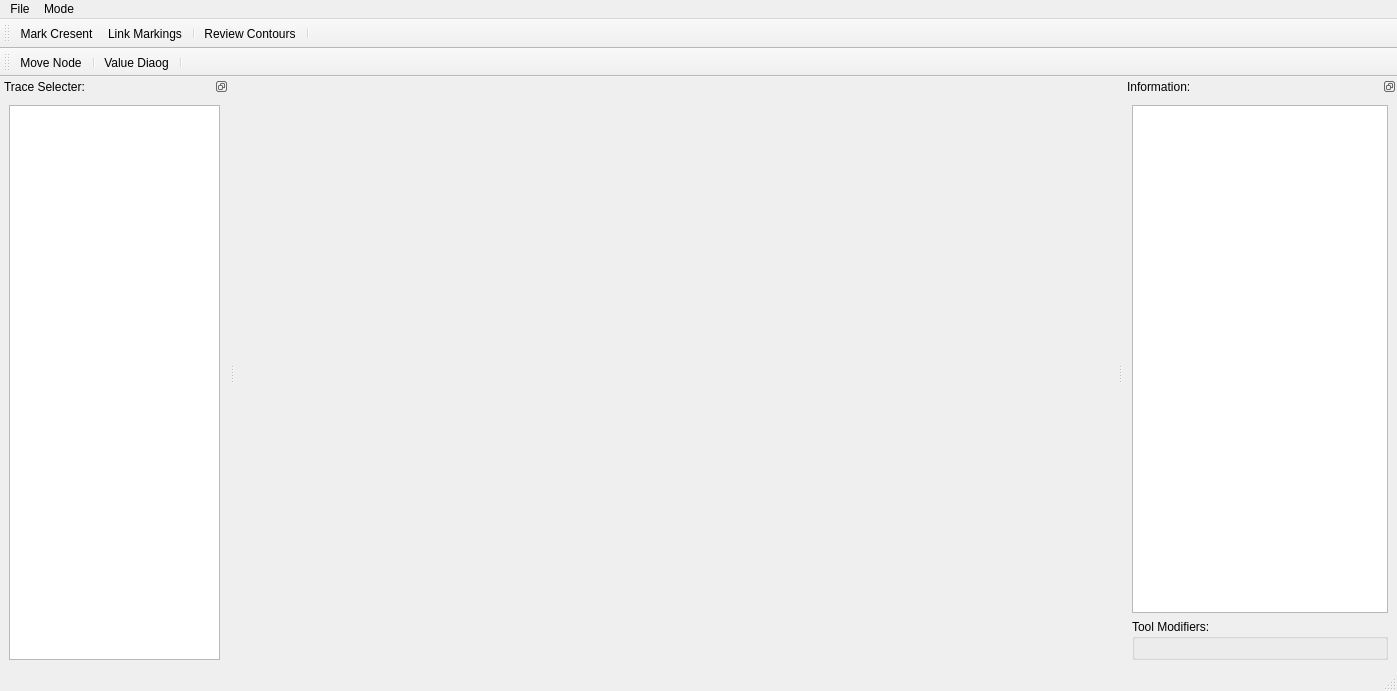
<?xml version="1.0" encoding="UTF-8"?>
<ui version="4.0">
 <author>Walthzer</author>
 <class>MainWindow</class>
 <widget class="QMainWindow" name="MainWindow">
  <property name="geometry">
   <rect>
    <x>0</x>
    <y>0</y>
    <width>1397</width>
    <height>691</height>
   </rect>
  </property>
  <property name="windowTitle">
   <string>RID: Trace Utility</string>
  </property>
  <property name="windowIcon">
   <iconset>
    <normaloff>rid.ico</normaloff>rid.ico</iconset>
  </property>
  <widget class="QWidget" name="centralwidget">
   <layout class="QHBoxLayout" name="horizontalLayout">
    <item>
     <widget class="PlotCanvas" name="widget" native="true"/>
    </item>
   </layout>
  </widget>
  <widget class="QDockWidget" name="TraceSelecter">
   <property name="maximumSize">
    <size>
     <width>249</width>
     <height>524287</height>
    </size>
   </property>
   <property name="cursor">
    <cursorShape>ArrowCursor</cursorShape>
   </property>
   <property name="floating">
    <bool>false</bool>
   </property>
   <property name="features">
    <set>QDockWidget::DockWidgetFloatable|QDockWidget::DockWidgetMovable</set>
   </property>
   <property name="allowedAreas">
    <set>Qt::LeftDockWidgetArea|Qt::RightDockWidgetArea</set>
   </property>
   <property name="windowTitle">
    <string>Trace Selecter:</string>
   </property>
   <attribute name="dockWidgetArea">
    <number>1</number>
   </attribute>
   <widget class="QWidget" name="TraceSelecterContents">
    <layout class="QVBoxLayout" name="verticalLayout_4">
     <item>
      <widget class="QTreeView" name="FileViewer">
       <property name="maximumSize">
        <size>
         <width>211</width>
         <height>16777215</height>
        </size>
       </property>
       <property name="frameShadow">
        <enum>QFrame::Sunken</enum>
       </property>
      </widget>
     </item>
    </layout>
   </widget>
  </widget>
  <widget class="QMenuBar" name="menuBar">
   <property name="geometry">
    <rect>
     <x>0</x>
     <y>0</y>
     <width>1397</width>
     <height>21</height>
    </rect>
   </property>
   <widget class="QMenu" name="menuFile">
    <property name="title">
     <string>File</string>
    </property>
    <addaction name="actionOperating_Directory"/>
   </widget>
   <widget class="QMenu" name="menuMode">
    <property name="title">
     <string>Mode</string>
    </property>
    <addaction name="actionImage_Mode"/>
    <addaction name="actionTrace_Mode"/>
   </widget>
   <addaction name="menuFile"/>
   <addaction name="menuMode"/>
  </widget>
  <widget class="QToolBar" name="imageToolBar">
   <property name="windowTitle">
    <string>toolBar</string>
   </property>
   <attribute name="toolBarArea">
    <enum>TopToolBarArea</enum>
   </attribute>
   <attribute name="toolBarBreak">
    <bool>false</bool>
   </attribute>
   <addaction name="actionMark_Cresent"/>
   <addaction name="actionLink_Markings"/>
   <addaction name="separator"/>
   <addaction name="actionReview_Contours"/>
   <addaction name="separator"/>
  </widget>
  <widget class="QStatusBar" name="statusBar"/>
  <widget class="QDockWidget" name="InformationTab">
   <property name="features">
    <set>QDockWidget::DockWidgetFloatable|QDockWidget::DockWidgetMovable</set>
   </property>
   <property name="windowTitle">
    <string>Information:</string>
   </property>
   <attribute name="dockWidgetArea">
    <number>2</number>
   </attribute>
   <widget class="QWidget" name="dockWidgetContents">
    <layout class="QVBoxLayout" name="verticalLayout">
     <item>
      <widget class="QUndoView" name="undoView"/>
     </item>
     <item>
      <widget class="QGroupBox" name="toolModifiersBox">
       <property name="title">
        <string>Tool Modifiers:</string>
       </property>
       <layout class="QVBoxLayout" name="verticalLayout_2"/>
      </widget>
     </item>
    </layout>
   </widget>
  </widget>
  <widget class="QToolBar" name="traceToolBar">
   <property name="windowTitle">
    <string>toolBar</string>
   </property>
   <attribute name="toolBarArea">
    <enum>TopToolBarArea</enum>
   </attribute>
   <attribute name="toolBarBreak">
    <bool>true</bool>
   </attribute>
   <addaction name="actionMove_Node"/>
   <addaction name="separator"/>
   <addaction name="actionValue_Diaog"/>
   <addaction name="separator"/>
  </widget>
  <action name="actionOperating_Directory">
   <property name="text">
    <string>Working Directory</string>
   </property>
   <property name="shortcutContext">
    <enum>Qt::WindowShortcut</enum>
   </property>
  </action>
  <action name="actionMark_Cresent">
   <property name="checkable">
    <bool>true</bool>
   </property>
   <property name="text">
    <string>Mark Cresent</string>
   </property>
   <property name="toolTip">
    <string>Mark cresent shaped trace endings using circle detection.</string>
   </property>
   <property name="shortcut">
    <string>Q</string>
   </property>
  </action>
  <action name="actionLink_Markings">
   <property name="checkable">
    <bool>true</bool>
   </property>
   <property name="text">
    <string>Link Markings</string>
   </property>
   <property name="toolTip">
    <string>Link marked cresent endings to unify broken traces</string>
   </property>
   <property name="shortcut">
    <string>W</string>
   </property>
  </action>
  <action name="actionReview_Contours">
   <property name="checkable">
    <bool>true</bool>
   </property>
   <property name="text">
    <string>Review Contours</string>
   </property>
   <property name="shortcut">
    <string>E</string>
   </property>
  </action>
  <action name="actionTrace_Mode">
   <property name="text">
    <string>Trace</string>
   </property>
   <property name="toolTip">
    <string>Activate Trace Mode</string>
   </property>
  </action>
  <action name="actionImage_Mode">
   <property name="text">
    <string>Image</string>
   </property>
  </action>
  <action name="actionValue_Diaog">
   <property name="text">
    <string>Value Diaog</string>
   </property>
  </action>
  <action name="actionMove_Node">
   <property name="checkable">
    <bool>true</bool>
   </property>
   <property name="text">
    <string>Move Node</string>
   </property>
  </action>
 </widget>
 <customwidgets>
  <customwidget>
   <class>PlotCanvas</class>
   <extends>QWidget</extends>
   <header>RIDTraceUtilityUIExtra.h</header>
   <container>1</container>
  </customwidget>
 </customwidgets>
 <resources/>
 <connections>
  <connection>
   <sender>imageToolBar</sender>
   <signal>actionTriggered(QAction*)</signal>
   <receiver>MainWindow</receiver>
   <slot>ToolChanged()</slot>
   <hints>
    <hint type="sourcelabel">
     <x>65</x>
     <y>24</y>
    </hint>
    <hint type="destinationlabel">
     <x>232</x>
     <y>200</y>
    </hint>
   </hints>
  </connection>
  <connection>
   <sender>FileViewer</sender>
   <signal>doubleClicked(QModelIndex)</signal>
   <receiver>MainWindow</receiver>
   <slot>FileViewerBoubleClick()</slot>
   <hints>
    <hint type="sourcelabel">
     <x>180</x>
     <y>333</y>
    </hint>
    <hint type="destinationlabel">
     <x>234</x>
     <y>333</y>
    </hint>
   </hints>
  </connection>
  <connection>
   <sender>menuBar</sender>
   <signal>triggered(QAction*)</signal>
   <receiver>MainWindow</receiver>
   <slot>modeSwitched()</slot>
   <hints>
    <hint type="sourcelabel">
     <x>139</x>
     <y>15</y>
    </hint>
    <hint type="destinationlabel">
     <x>230</x>
     <y>166</y>
    </hint>
   </hints>
  </connection>
  <connection>
   <sender>traceToolBar</sender>
   <signal>actionTriggered(QAction*)</signal>
   <receiver>MainWindow</receiver>
   <slot>ToolChanged()</slot>
   <hints>
    <hint type="sourcelabel">
     <x>268</x>
     <y>55</y>
    </hint>
    <hint type="destinationlabel">
     <x>231</x>
     <y>166</y>
    </hint>
   </hints>
  </connection>
 </connections>
 <slots>
  <slot>ToolChanged()</slot>
  <slot>FileViewerBoubleClick()</slot>
  <slot>modeSwitched()</slot>
 </slots>
</ui>
